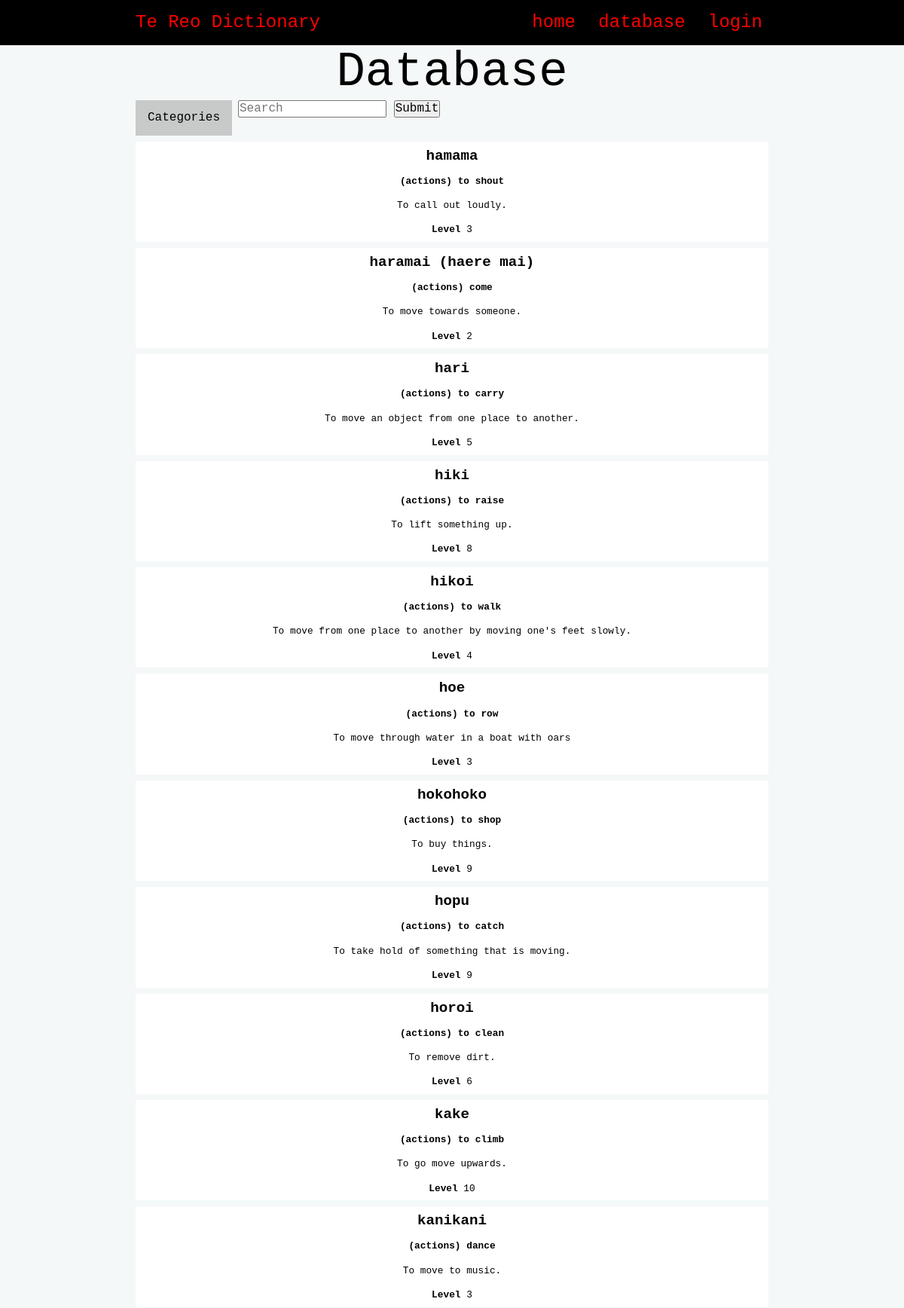
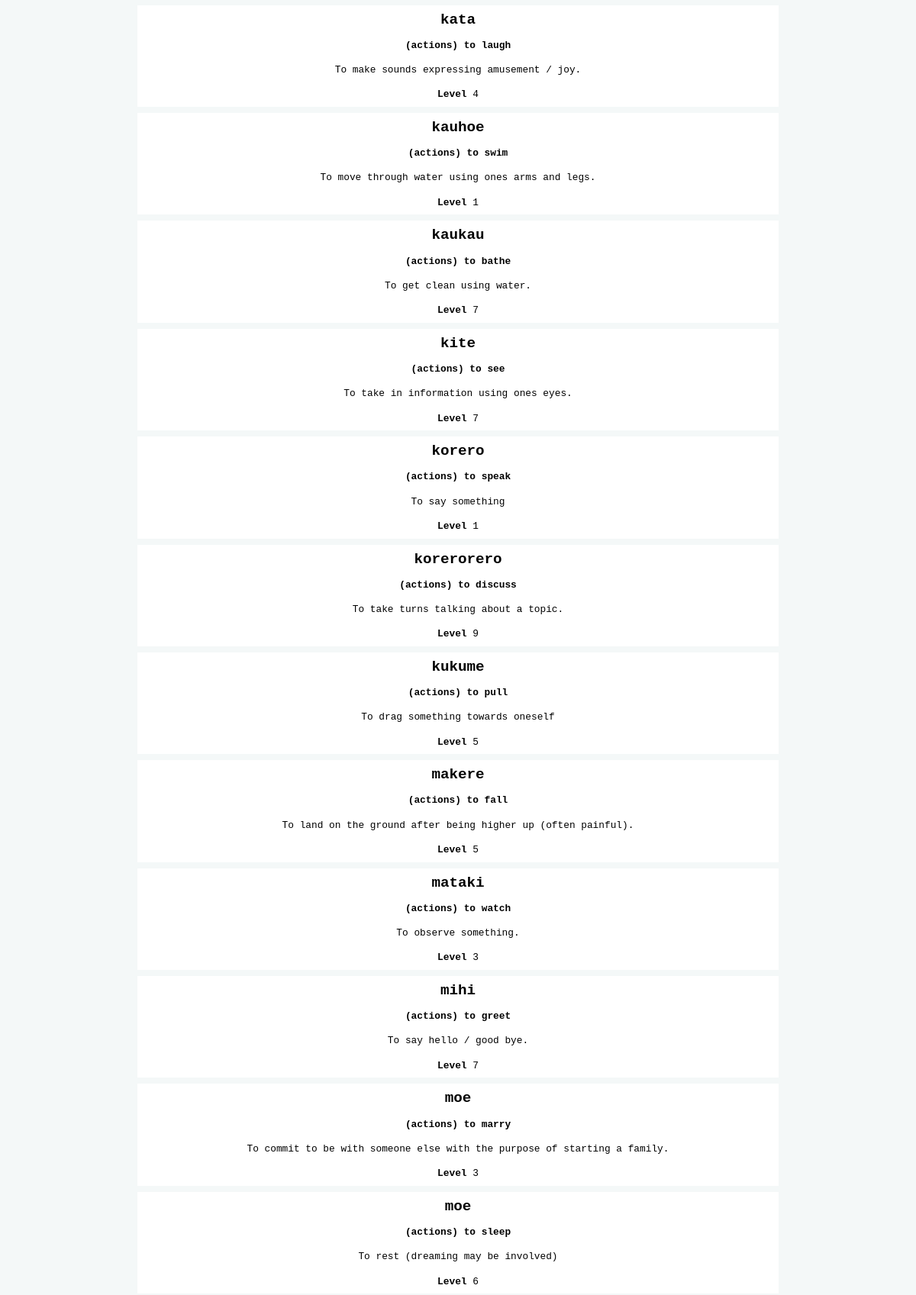
The page /database (upper part) on the database its author committed (2 pictures, top to bottom).
### tables this page shows
CREATE TABLE "entries"
(
    id          integer                                not null
        primary key autoincrement
        unique,
    maori       varchar(85)                            not null,
    english     varchar(100)                           not null,
    definition  varchar(256) default 'Pending'         not null,
    level       tinyint                                not null,
    image       varchar(260) default 'noimage.png'     not null,
    category_id integer                                not null
        constraint entries_category_id_fk
            references categories,
    user_id     integer      default 1
        constraint entries_user_id_fk
            references users,
    date        datetime     default current_timestamp not null
);

CREATE TABLE "categories"
(
    id      integer                            not null
        primary key autoincrement
        unique,
    name    varchar(60)                        not null
        unique,
    user_id integer  default 1
        constraint categories_user_id__fk
            references users,
    date    datetime default current_timestamp not null
);

### app.py (the view)
@app.route('/database')
def render_database():
    con = connect(DATABASE)
    query = """SELECT entries.id, entries.maori, entries.english, entries.definition, entries.level, categories.name
    FROM entries
    INNER JOIN categories ON entries.category_id=categories.id"""
    cur = con.cursor()
    cur.execute(query)
    entry_list = cur.fetchall()
    query = "SELECT id, name FROM categories"
    cur = con.cursor()
    cur.execute(query)
    category_list = cur.fetchall()
    con.close()
    return render_template('database.html', entries=entry_list, categories=category_list)

### app.py (called while the page is built)
def connect(db_file):
    try:
        connection = sqlite3.connect(db_file)
        return connection
    except sqlite3.Error as e:
        print(e)
    return None

### templates/database.html (shortened to what this page needs)
{% extends "base.html" %}
{% block pageheading %}Database{% endblock %}
{% block main %}
    <div class="filters">
        <div class="dropdown">
            <button class="dropbtn">Categories</button>
        </div>
        <div class="search-bar">
            <form method="POST" action="/search">
                <input type="text" placeholder="Search" name="search" id="search">
                <button type="submit">Submit</button>
            </form>
        </div>
    </div>
    <div class="entry">
        {% for entry in entries %}
            <a href="/entry/{{ entry[0] }}">
                <div class="entry-box">
                    <h3 class="entry-box-heading"><strong>{{ entry[1] }}</strong></h3>
                    <p class="entry-box-heading"><strong>({{ entry[5] }}) {{ entry[2] }}</strong></p>
                    <p class="entry-box-info">{{ entry[3] }}</p>
                    <p class="entry-box-info"><strong>Level </strong>{{ entry[4] }}</p>
                </div>
            </a>
        {% endfor %}
    </div>
{% endblock %}

### static/style.css (style rules this page uses)
:root { --red: #FF0000; --dark-red: #a00808; --white: #FFFFFF; --light-gray: #F4F8F8; --gray: #c8caca; --dark-gray: #959696; --black: #000000; }
* { font-family: 'Monaco', monospace; padding: 0; margin: 0; box-sizing: border-box; }
body { background-color: var(--light-gray); }
a, a:visited { color: var(--red); text-decoration: none; }
.entry-box { width: 100%; background: var(--white); border: 0 solid var(--gray); color: var(--black); margin-bottom: 0.5rem; }
.entry-box-heading { padding: 0.5rem; }
.entry-box-info { padding: 0.5rem; }
.entry-box h3 { font-size: 1.2rem; text-align: center; }
.entry-box p { font-size: 0.8rem; margin-bottom: 0.1rem; text-align: center; }
.filters { margin-bottom: 0.5rem; display: flex; }
.search-bar { alignment: center; }
.dropdown { overflow: hidden; margin-right: 0.5rem; }
.dropdown .dropbtn { background-color: var(--gray); font-size: 16px; border: none; outline: none; padding: 14px 16px; font-family: inherit; margin: 0; }
.dropbtn { background-color: var(--gray); }

### rows shown on the page
entries: maori "hamama", name "actions", english "to shout", definition "To call out loudly.", level "3"
entries: maori "haramai (haere mai)", name "actions", english "come", definition "To move towards someone.", level "2"
entries: maori "hari", name "actions", english "to carry", definition "To move an object from one place to another.", level "5"
entries: maori "hiki", name "actions", english "to raise", definition "To lift something up.", level "8"
entries: maori "hikoi", name "actions", english "to walk", definition "To move from one place to another by moving one's feet slowly.", level "4"
entries: maori "hoe", name "actions", english "to row", definition "To move through water in a boat with oars", level "3"
entries: maori "hokohoko", name "actions", english "to shop", definition "To buy things.", level "9"
entries: maori "hopu", name "actions", english "to catch", definition "To take hold of something that is moving.", level "9"
entries: maori "horoi", name "actions", english "to clean", definition "To remove dirt.", level "6"
entries: maori "kake", name "actions", english "to climb", definition "To go move upwards.", level "10"
entries: maori "kanikani", name "actions", english "dance", definition "To move to music.", level "3"
entries: maori "kata", name "actions", english "to laugh", definition "To make sounds expressing amusement / joy.", level "4"
entries: maori "kauhoe", name "actions", english "to swim", definition "To move through water using ones arms and legs.", level "1"
entries: maori "kaukau", name "actions", english "to bathe", definition "To get clean using water.", level "7"
entries: maori "kite", name "actions", english "to see", definition "To take in information using ones eyes.", level "7"
entries: maori "korero", name "actions", english "to speak", definition "To say something", level "1"
entries: maori "korerorero", name "actions", english "to discuss", definition "To take turns talking about a topic.", level "9"
entries: maori "kukume", name "actions", english "to pull", definition "To drag something towards oneself", level "5"
entries: maori "makere", name "actions", english "to fall", definition "To land on the ground after being higher up (often painful).", level "5"
entries: maori "mataki", name "actions", english "to watch", definition "To observe something.", level "3"
entries: maori "mihi", name "actions", english "to greet", definition "To say hello / good bye.", level "7"
entries: maori "moe", name "actions", english "to marry", definition "To commit to be with someone else with the purpose of starting a family.", level "3"
entries: maori "moe", name "actions", english "to sleep", definition "To rest (dreaming may be involved)", level "6"
